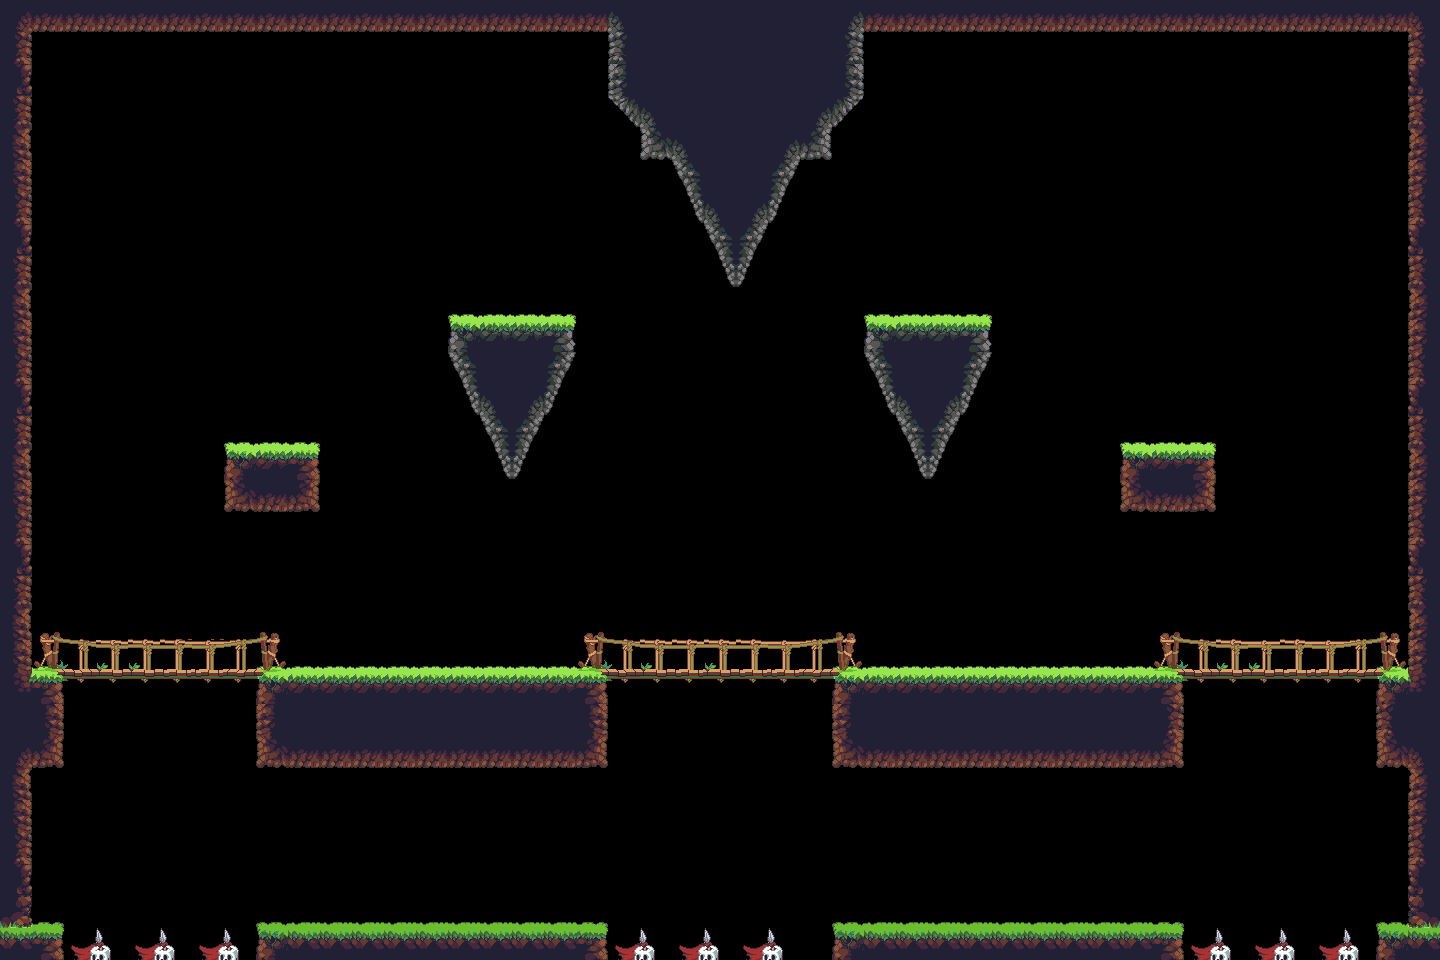

The image is a tile-based game level rendered from a .tmx file. Its description and source (layers, tilesets, objects; grid data summarised) follow:
An orthogonal 45x30 tile map with 32x32 px tiles, 3 tile layers (atras, mapa, delante), 3 tilesets and 72 objects.

<map version="1.0" orientation="orthogonal" renderorder="right-down" width="45" height="30" tilewidth="32" tileheight="32" nextobjectid="228">
 <tileset firstgid="1" name="Jungle_terrain" tilewidth="32" tileheight="32" tilecount="420" columns="28">
  <image source="Jungle_terrain.png" width="896" height="480" />
 </tileset>
 <tileset firstgid="421" name="triggers" tilewidth="32" tileheight="32" tilecount="6" columns="6">
  <image source="triggers.png" width="192" height="32" />
  <tile id="0">
   <properties>
    <property name="player" type="bool" value="true" />
   </properties>
  </tile>
 </tileset>
 <tileset firstgid="427" name="objects" tilewidth="32" tileheight="32" tilecount="91" columns="13">
  <image source="objects.PNG" width="416" height="224" />
 </tileset>
 <layer name="atras" width="45" height="30">
  <data>[1350 cells, 90 non-empty, 18 distinct tile ids]</data>
 </layer>
 <layer name="mapa" width="45" height="30">
  <data>[1350 cells, 530 non-empty, 59 distinct tile ids]</data>
 </layer>
 <layer name="delante" width="45" height="30">
  <data>[1350 cells, 71 non-empty, 18 distinct tile ids]</data>
 </layer>
 <objectgroup color="#ff0000" name="triggers">
  <object id="23" x="258" y="931" width="350" height="40">
   <properties>
    <property name="blockers" value="tlrb" />
   </properties>
  </object>
  <object id="24" x="835" y="929" width="349" height="35">
   <properties>
    <property name="blockers" value="tlrb" />
   </properties>
  </object>
  <object id="55" x="835" y="672" width="347" height="94">
   <properties>
    <property name="blockers" value="tb" />
   </properties>
  </object>
  <object id="56" x="257" y="672" width="350" height="94">
   <properties>
    <property name="blockers" value="tb" />
   </properties>
  </object>
  <object id="58" x="61" y="672" width="195" height="22">
   <properties>
    <property name="blockers" value="tb" />
   </properties>
  </object>
  <object id="60" x="1182" y="672" width="195" height="22">
   <properties>
    <property name="blockers" value="tb" />
   </properties>
  </object>
  <object id="61" x="607" y="672" width="227" height="22">
   <properties>
    <property name="blockers" value="tb" />
   </properties>
  </object>
  <object id="63" x="1187" y="935" width="190" height="24">
   <properties>
    <property name="death" value="yes" />
   </properties>
  </object>
  <object id="64" x="612" y="934" width="221" height="30">
   <properties>
    <property name="death" value="yes" />
   </properties>
  </object>
  <object id="65" x="63" y="932" width="194" height="32">
   <properties>
    <property name="death" value="yes" />
   </properties>
  </object>
  <object id="98" x="502" y="460" width="21" height="8">
   <properties>
    <property name="blockers" value="tlrb" />
   </properties>
  </object>
  <object id="99" x="472" y="404" width="80" height="10">
   <properties>
    <property name="blockers" value="tlrb" />
   </properties>
  </object>
  <object id="100" x="449" y="321" width="127" height="31">
   <properties>
    <property name="blockers" value="tlrb" />
   </properties>
  </object>
  <object id="101" x="495" y="444" width="34" height="9">
   <properties>
    <property name="blockers" value="tlrb" />
   </properties>
  </object>
  <object id="102" x="469" y="395" width="86" height="9">
   <properties>
    <property name="blockers" value="tlrb" />
   </properties>
  </object>
  <object id="103" x="499" y="453" width="27" height="7">
   <properties>
    <property name="blockers" value="tlrb" />
   </properties>
  </object>
  <object id="104" x="507" y="473" width="11" height="5">
   <properties>
    <property name="blockers" value="tlrb" />
   </properties>
  </object>
  <object id="105" x="455" y="364" width="115" height="8">
   <properties>
    <property name="blockers" value="tlrb" />
   </properties>
  </object>
  <object id="106" x="492" y="437" width="42" height="7">
   <properties>
    <property name="blockers" value="tlrb" />
   </properties>
  </object>
  <object id="107" x="504" y="468" width="18" height="5">
   <properties>
    <property name="blockers" value="tlrb" />
   </properties>
  </object>
  <object id="108" x="465" y="385" width="96" height="10">
   <properties>
    <property name="blockers" value="tlrb" />
   </properties>
  </object>
  <object id="109" x="449" y="352" width="126" height="6">
   <properties>
    <property name="blockers" value="tlrb" />
   </properties>
  </object>
  <object id="110" x="486" y="426" width="52" height="10">
   <properties>
    <property name="blockers" value="tlrb" />
   </properties>
  </object>
  <object id="111" x="460" y="373" width="106" height="11">
   <properties>
    <property name="blockers" value="tlrb" />
   </properties>
  </object>
  <object id="112" x="480" y="414" width="66" height="11">
   <properties>
    <property name="blockers" value="tlrb" />
   </properties>
  </object>
  <object id="113" x="452" y="359" width="120" height="5">
   <properties>
    <property name="blockers" value="tlrb" />
   </properties>
  </object>
  <object id="162" x="728" y="277" width="18" height="5">
   <properties>
    <property name="blockers" value="tlrb" />
   </properties>
  </object>
  <object id="163" x="673" y="161" width="126" height="6">
   <properties>
    <property name="blockers" value="tlrb" />
   </properties>
  </object>
  <object id="164" x="723" y="262" width="27" height="7">
   <properties>
    <property name="blockers" value="tlrb" />
   </properties>
  </object>
  <object id="165" x="689" y="194" width="96" height="10">
   <properties>
    <property name="blockers" value="tlrb" />
   </properties>
  </object>
  <object id="166" x="679" y="173" width="115" height="8">
   <properties>
    <property name="blockers" value="tlrb" />
   </properties>
  </object>
  <object id="167" x="677" y="169" width="120" height="5">
   <properties>
    <property name="blockers" value="tlrb" />
   </properties>
  </object>
  <object id="168" x="642" y="130" width="189" height="31">
   <properties>
    <property name="blockers" value="tlrb" />
   </properties>
  </object>
  <object id="169" x="731" y="282" width="11" height="5">
   <properties>
    <property name="blockers" value="tlrb" />
   </properties>
  </object>
  <object id="170" x="684" y="182" width="106" height="11">
   <properties>
    <property name="blockers" value="tlrb" />
   </properties>
  </object>
  <object id="171" x="710" y="235" width="52" height="10">
   <properties>
    <property name="blockers" value="tlrb" />
   </properties>
  </object>
  <object id="172" x="693" y="204" width="86" height="9">
   <properties>
    <property name="blockers" value="tlrb" />
   </properties>
  </object>
  <object id="173" x="726" y="269" width="21" height="8">
   <properties>
    <property name="blockers" value="tlrb" />
   </properties>
  </object>
  <object id="174" x="704" y="223" width="66" height="11">
   <properties>
    <property name="blockers" value="tlrb" />
   </properties>
  </object>
  <object id="175" x="716" y="246" width="42" height="7">
   <properties>
    <property name="blockers" value="tlrb" />
   </properties>
  </object>
  <object id="176" x="696" y="213" width="80" height="10">
   <properties>
    <property name="blockers" value="tlrb" />
   </properties>
  </object>
  <object id="177" x="719" y="253" width="34" height="9">
   <properties>
    <property name="blockers" value="tlrb" />
   </properties>
  </object>
  <object id="178" x="920" y="467" width="18" height="5">
   <properties>
    <property name="blockers" value="tlrb" />
   </properties>
  </object>
  <object id="179" x="865" y="351" width="126" height="6">
   <properties>
    <property name="blockers" value="tlrb" />
   </properties>
  </object>
  </objectgroup>
</map>
<!-- 28 of 72 objects omitted -->
